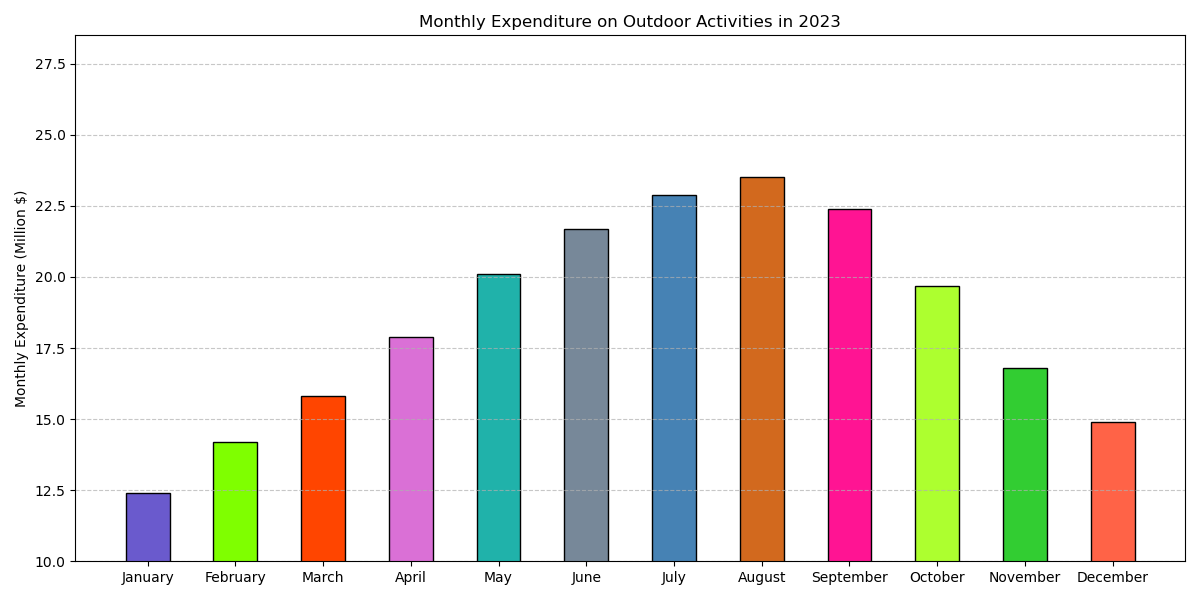

Recreate this plot in Python.

import matplotlib.pyplot as plt

months = ['January', 'February', 'March', 'April', 'May', 'June', 
          'July', 'August', 'September', 'October', 'November', 'December']
expenditure = [12.4, 14.2, 15.8, 17.9, 20.1, 21.7, 22.9, 23.5, 22.4, 19.7, 16.8, 14.9]
colors = ['#6A5ACD', '#7FFF00', '#FF4500', '#DA70D6', '#20B2AA', '#778899',
          '#4682B4', '#D2691E', '#FF1493', '#ADFF2F', '#32CD32', '#FF6347']

plt.figure(figsize=(12, 6))
bars = plt.bar(months, expenditure, color=colors, edgecolor='black', width=0.5)

plt.ylabel('Monthly Expenditure (Million $)')
plt.title('Monthly Expenditure on Outdoor Activities in 2023')
plt.ylim(10, max(expenditure) + 5)
plt.tight_layout()

plt.grid(axis='y', linestyle='--', alpha=0.7)

plt.show()
